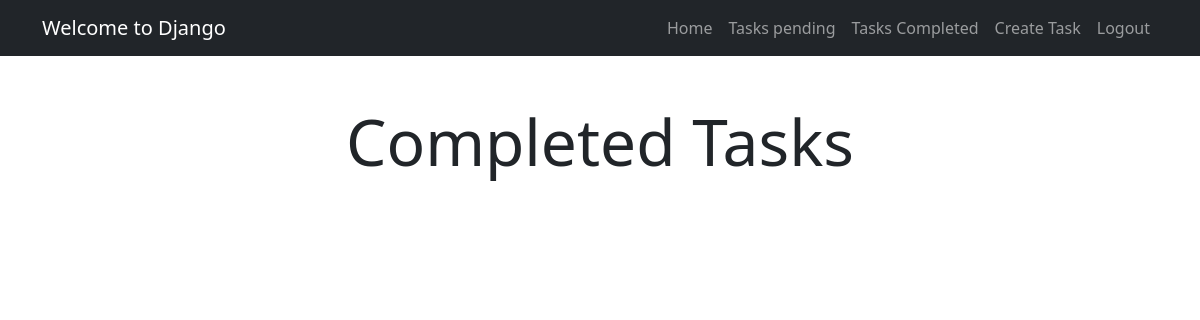
The page /tasks_completed/ (signed in) on the database as committed earlier.
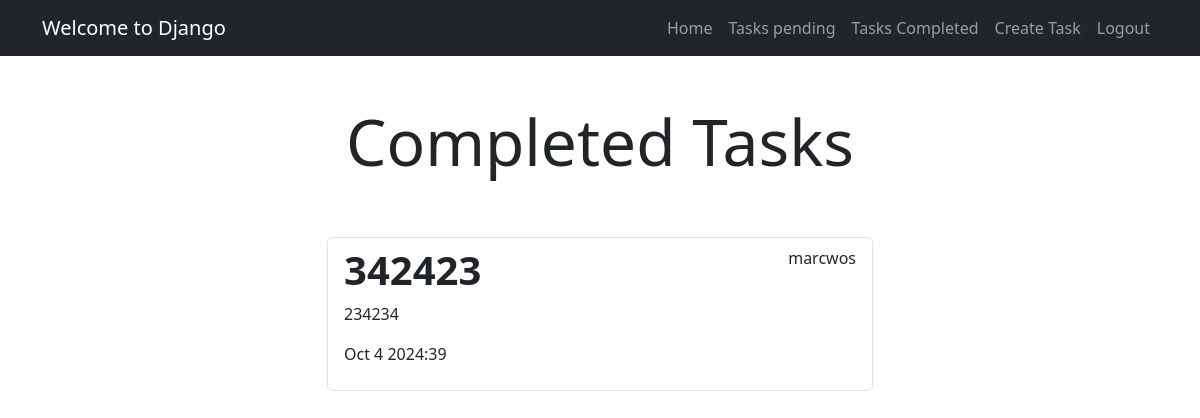
The same page on the database as committed later.
### tasks/models.py (models this page shows, shortened)
class Task(models.Model):
    TASK_TYPE_CHOICES = [
        ('university', 'Universitaria'),
        ('personal', 'Personal'),
        ('work', 'Laboral'),
    ]
    title = models.CharField(max_length=100)
    description = models.TextField(blank=True)
    created = models.DateTimeField(auto_now_add=True)
    datecompleted = models.DateTimeField(null=True, blank=True)
    user = models.ForeignKey(User, on_delete=models.CASCADE)
    task_type = models.CharField(max_length=10, choices=TASK_TYPE_CHOICES, default='personal')

### tasks/views.py (the view)
# urls.py: path('tasks_completed/', views.tasks_completed, name='tasks_completed'),
@login_required
def tasks_completed(request):
    tasks = Task.objects.filter(user=request.user, datecompleted__isnull=False).order_by('-datecompleted')
    return render(request, 'completed_task.html', {'tasks': tasks})

### tasks/templates/completed_task.html
{% extends 'base.html' %}
{% block content %}
<main class="container">
    <div class="row">
        <div class="col-md-6 offset-md-3">
            <h1 class="text-center display-3 py-5">Completed Tasks</h1>
            <ul class="list-group">
                {% for task in tasks %}
                <a class="list-group-item" href="{% url 'task_detail' task.id %}">
                    <header class="d-flex justify-content-between">
                        {% if task.task_type == 'urgent' %}
                        <h1 class="fw-bold text-danger">{{ task.title }}</h1>
                        {% elif task.important %}
                        <h1 class="fw-bold text-success">{{ task.title }}</h1>
                        {% else %}
                        <h1 class="fw-bold">{{ task.title }}</h1>
                        {% endif %}
                        <p>{{ task.user.username }}</p>
                    </header>
                    <p>{{ task.description }}</p>
                    <p>{{ task.datecompleted|date:'M j Y:i' }}</p>
                </a>
                {% endfor %}
            </ul>
        </div>
    </div>
</main>
{% endblock %}

Rows that differ between the two databases and show on the page:
added Task: title "342423", user.username "marcwos", description "234234", datecompleted "Oct 4 2024:39"
